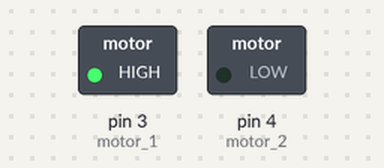
The sketch below on a simulated Arduino Uno, built with avr-gcc and run on an emulated ATmega328P. On the bench: switched loads named in the sketch (green lamp = pin HIGH).

Above: at 1.0 s.
At 3.5 s:
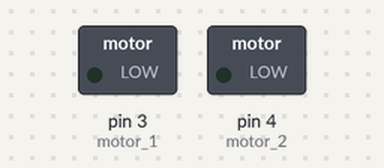
At 6.0 s:
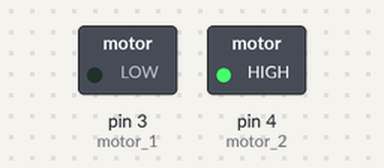
Timing chart, 0 to 10.4 s (numbered marks = the images above):
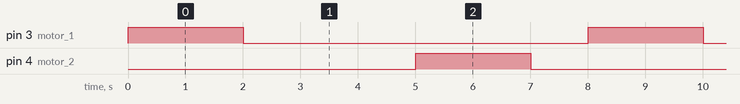

The sketch:

4_3_dcMotor.ino
```cpp
int motor_1 = 3;
int motor_2 = 4;
int sw1 = 1;

void setup() {
  pinMode(motor_1, OUTPUT);
  pinMode(motor_2, OUTPUT);
  pinMode(sw1, INPUT_PULLUP);
}

void loop() {
  spinClockwiseFor1Sec();
  delay(2000);
  unSpinClockwiseFor1Sec();
}
void spinClockwiseFor1Sec(){
  digitalWrite(motor_1, HIGH);
  digitalWrite(motor_2, LOW);
  delay(2000);
  digitalWrite(motor_1, LOW);
  delay(1000);
}
void unSpinClockwiseFor1Sec(){
  digitalWrite(motor_1, LOW);
  digitalWrite(motor_2, HIGH);
  delay(2000);
  digitalWrite(motor_2, LOW);
  delay(1000);
}

//https://infoinno.info/56
```

Measured:
- by itself, pin 3 (motor_1), pin 4 (motor_2): alternates HIGH for 2.0 s and LOW for 6.0 s
- by itself, everything shown: repeats every 8.0 s, in 4 steps
